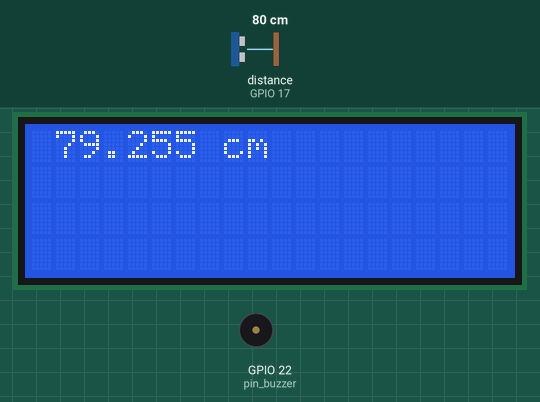
This program was run on a simulated Raspberry Pi (BCM pin numbers). Shown: 20×4 character LCD, buzzer (waves = sounding). Inputs (shaded band) come from the test bench; at power-on: distance to the obstacle (sensor on GPIO 17) 80 cm. The echo pulse lasts 58.3 µs per cm; the interpreter's speed is modelled, so counts of loop turns are approximate; threads take turns every 2 ms; the clock reads 2024-03-15 10:24:30 at power-on unless the program sets it; what the program prints to the terminal is not drawn.

Above: at 1.2 s.
Timing chart, 0 to 0.2 s (numbered marks = the images above; inputs shaded):
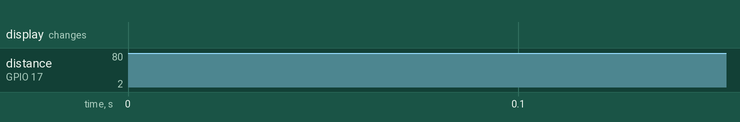

The program:

homework0505_repo3.py
```python
"""實驗三 LCD and Ultrasonic
(1) 即時將ultrasonic偵測到的障礙物距離顯示在LCD上，包含cm 和inch
(2) 當障礙物距離小於5cm播放音樂
(3) ctrl+c 結束程式
"""

import RPi.GPIO as GPIO
import sys
import smbus2
import threading
from time import time
from time import sleep
from RPLCD.i2c import CharLCD

pin_ultraTrig = 27
pin_ultraEcho = 17
pin_buzzer = 22

sys.modules['smbus'] = smbus2
lcd = CharLCD('PCF8574', address=0x27, port=1, backlight_enabled=True)
print("=========== LCD setup done ==========")

musicPlay = False
stopThread = False
print("====== variable setup done ==========")

musicNoteDict = {
    "dot-Do": 262, "dot-Re": 294, "dot-Mi": 330, "dot-Fa": 349, "dot-So": 392, "dot-La": 440, "dot-Si": 494,
    "Do": 523, "Re": 587, "Mi": 659, "Fa": 698, "So": 784, "La": 880, "Si": 988,
    "Do-dot": 1046, "Re-dot": 1175, "Mi-dot": 1318, "Fa-dot": 1397, "So-dot": 1568, "La-dot": 1760, "Si-dot": 1976,
}

musicLittleStar = [
    "Do-dot", "Do-dot", "So-dot", "So-dot", "La-dot", "La-dot", "So-dot",
    "Fa-dot", "Fa-dot", "Mi-dot", "Mi-dot", "Re-dot", "Re-dot", "Do-dot",
    "So-dot", "So-dot", "Fa-dot", "Fa-dot", "Mi-dot", "Mi-dot", "Re-dot",
    "So-dot", "So-dot", "Fa-dot", "Fa-dot", "Mi-dot", "Mi-dot", "Re-dot",
    "Do-dot", "Do-dot", "So-dot", "So-dot", "La-dot", "La-dot", "So-dot",
    "Fa-dot", "Fa-dot", "Mi-dot", "Mi-dot", "Re-dot", "Re-dot", "Do-dot"
]


def printException(e, funcName):
    print("now at state %s()" % (funcName))
    print(e)


def stepInit():
    try:
        GPIO.setmode(GPIO.BCM)
        GPIO.setup(pin_buzzer, GPIO.OUT)
        GPIO.setup(pin_ultraTrig, GPIO.OUT)
        GPIO.setup(pin_ultraEcho, GPIO.IN)
        GPIO.output(pin_ultraTrig, False)
        print("========== GPIO.setup done ==========")
        print("\n\n")
        print("=====================================")
        print("=====================================")
        print("==== press keyboard ^C to finish ====")
        print("=====================================")
        print("=====================================")
        print("\n\n")
    except:
        print("now at state stepInit()")


def runBuzzer():
    try:
        while True:
            global musicPlay, stopThread
            p = GPIO.PWM(pin_buzzer, 100)
            p.start(80)
            for note in musicLittleStar:
                if (not musicPlay) or stopThread:
                    p.stop()
                    if stopThread:
                        print('======= buzzer thread stopped =======')
                        return "Thread end"
                    break
                p.ChangeFrequency(musicNoteDict[note])
                sleep(0.5)
            p.stop()
    except Exception as exception:
        printException(e=exception, funcName="runBuzzer")
        return "Thread end"


def runLCD(d_cm, d_in):
    try:
        lcd.clear()
        lcd.cursor_pos = (0, 0)
        lcd.write_string(" " + str(d_cm) + " cm")
        lcd.cursor_pos = (1, 0)
        lcd.write_string(" " + str(d_in) + " in")
    except Exception as exception:
        printException(e=exception, funcName="runLCD")
        return "Thread end"


def ultrasonicTrig():
    try:
        GPIO.output(pin_ultraTrig, True)
        sleep(0.001)
        GPIO.output(pin_ultraTrig, False)
    except Exception as exception:
        printException(e=exception, funcName="ultrasonicTrig")


def ultrasonicEcho(value, timeout):
    try:
        count = timeout
        while GPIO.input(pin_ultraEcho) != value and count > 0:
            count = count - 1
    except Exception as exception:
        printException(e=exception, funcName="ultrasonicEcho")


def ultrasonicDistance():
    while True:
        try:
            if stopThread:
                lcd.clear()
                print('======= ultra thread stopped ========')
                return "Thread end"
            ultrasonicTrig()
            ultrasonicEcho(True, 5000)
            start = time()
            ultrasonicEcho(False, 5000)
            end = time()
            distance_cm = round(((end - start) * 34000 / 2), 3)
            distance_in = round(distance_cm * 0.3937, 3)
            runLCD(distance_cm, distance_in)
            global musicPlay
            if distance_cm > 5:
                musicPlay = False
            else:
                musicPlay = True
            sleep(0.2)
        except Exception as exception:
            printException(e=exception, funcName=ultrasonicDistance)


def main():
    stepInit()
    try:
        buzzerThread = threading.Thread(target=runBuzzer)
        buzzerThread.start()
        ultraThread = threading.Thread(target=ultrasonicDistance)
        ultraThread.start()
        while True:
            print("raspi working...")
            sleep(1)
    except KeyboardInterrupt:
        print("\n\n\n")
        print("============= user STOP =============")
    except Exception as exception:
        print("\n\n\n")
        print("========== other Exception ==========")
        printException(e=exception, funcName="main")
    finally:
        global stopThread
        stopThread = True
        GPIO.cleanup()
        print("========== GPIO cleanup done ========")
        print("============ end of main() ==========")


main()
```
